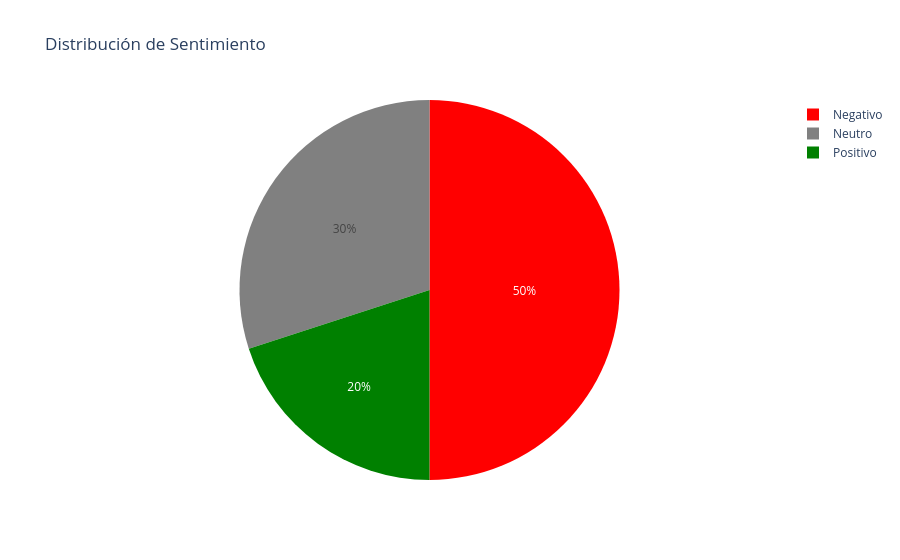

Here is the notebook cell this chart was saved with:
### Markdown cell above
---

## 😊 Paso 6: Análisis de Sentimiento

**Concepto:** Distribución emocional de clientes para medir salud del servicio

**Tipo de gráfico:** Pie chart + Crosstab

**Objetivo:** Responder "¿Qué tan enojados están nuestros clientes?"

**Interpretación:**
- 😢 Negativo > 50% → Crisis de servicio, requiere acción inmediata
- 😐 Neutro > 40% → Clientes resignados, oportunidad de sorprender
- 😊 Positivo > 20% → Candidatos para programa de referidos

### Code cell
# Distribución de sentimiento
sentiment_counts = df_classified['sentiment'].value_counts()

fig = px.pie(
    values=sentiment_counts.values,
    names=sentiment_counts.index,
    title="Distribución de Sentimiento",
    color=sentiment_counts.index,
    color_discrete_map={'Positivo': 'green', 'Neutro': 'gray', 'Negativo': 'red'}
)
fig.show()

# Sentimiento por categoría
sentiment_by_category = pd.crosstab(df_classified['category'], df_classified['sentiment'])
print("\n📊 Sentimiento por Categoría:")
display(sentiment_by_category)

### Figure 1 — Plotly figure (JSON) as saved in the notebook; plotly's stock layout.template omitted (floating-point values rounded to 4 significant figures)
{"data": [{"customdata": [["Negativo"], ["Neutro"], ["Positivo"]], "domain": {"x": [0, 1], "y": [0, 1]}, "hovertemplate": "label=%{label}<br>value=%{value}<br>color=%{customdata[0]}<extra></extra>", "labels": ["Negativo", "Neutro", "Positivo"], "legendgroup": "", "marker": {"colors": ["red", "gray", "green"]}, "name": "", "showlegend": true, "type": "pie", "values": [5, 3, 2]}], "layout": {"legend": {"tracegroupgap": 0}, "title": {"text": "Distribución de Sentimiento"}}}
